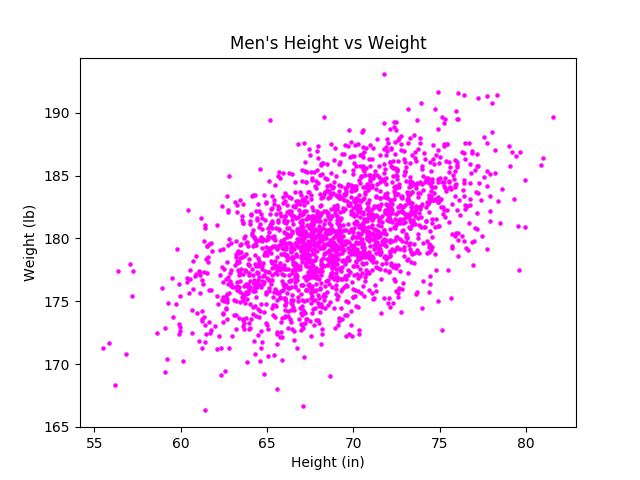

Write the Python code that produced this figure.
#!/usr/bin/env python3
import numpy as np
import matplotlib.pyplot as plt

mean = [69, 0]
cov = [[15, 8], [8, 15]]
np.random.seed(5)
x, y = np.random.multivariate_normal(mean, cov, 2000).T
y += 180

plt.scatter(x, y, c='magenta', s=5)
plt.xlabel('Height (in)')
plt.ylabel('Weight (lb)')
plt.title("Men's Height vs Weight")

#plt.savefig("1-scatter.png")
plt.show()